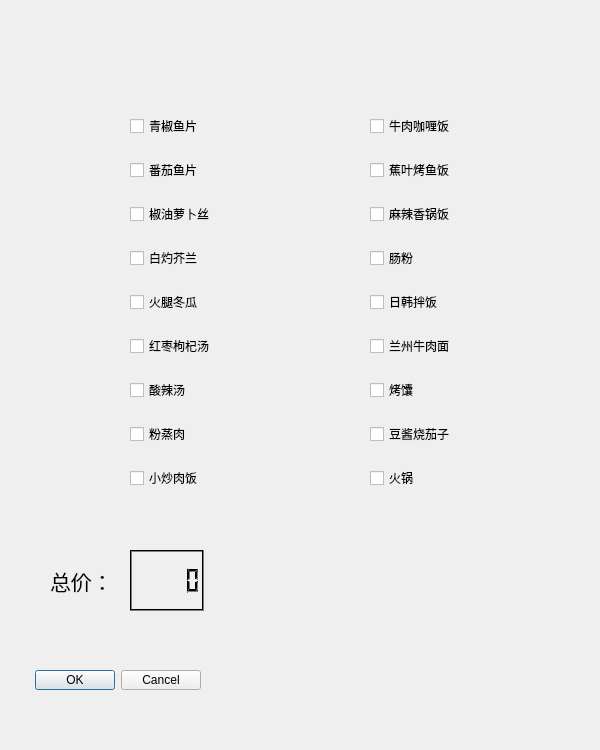
<?xml version="1.0" encoding="UTF-8"?>
<ui version="4.0">
 <class>subwindow</class>
 <widget class="QWidget" name="subwindow">
  <property name="geometry">
   <rect>
    <x>0</x>
    <y>0</y>
    <width>600</width>
    <height>750</height>
   </rect>
  </property>
  <property name="minimumSize">
   <size>
    <width>600</width>
    <height>750</height>
   </size>
  </property>
  <property name="maximumSize">
   <size>
    <width>600</width>
    <height>750</height>
   </size>
  </property>
  <property name="windowTitle">
   <string>Form</string>
  </property>
  <widget class="QLabel" name="label">
   <property name="geometry">
    <rect>
     <x>290</x>
     <y>520</y>
     <width>221</width>
     <height>181</height>
    </rect>
   </property>
   <property name="text">
    <string/>
   </property>
   <property name="textFormat">
    <enum>Qt::AutoText</enum>
   </property>
  </widget>
  <widget class="QDialogButtonBox" name="buttonBox">
   <property name="geometry">
    <rect>
     <x>10</x>
     <y>670</y>
     <width>191</width>
     <height>20</height>
    </rect>
   </property>
   <property name="standardButtons">
    <set>QDialogButtonBox::Cancel|QDialogButtonBox::Ok</set>
   </property>
  </widget>
  <widget class="QWidget" name="layoutWidget">
   <property name="geometry">
    <rect>
     <x>370</x>
     <y>100</y>
     <width>131</width>
     <height>411</height>
    </rect>
   </property>
   <layout class="QVBoxLayout" name="verticalLayout_2">
    <item>
     <widget class="QCheckBox" name="checkBox_17">
      <property name="text">
       <string>牛肉咖喱饭</string>
      </property>
     </widget>
    </item>
    <item>
     <widget class="QCheckBox" name="checkBox_16">
      <property name="text">
       <string>蕉叶烤鱼饭</string>
      </property>
     </widget>
    </item>
    <item>
     <widget class="QCheckBox" name="checkBox_10">
      <property name="text">
       <string>麻辣香锅饭</string>
      </property>
     </widget>
    </item>
    <item>
     <widget class="QCheckBox" name="checkBox_18">
      <property name="palette">
       <palette>
        <active>
         <colorrole role="WindowText">
          <brush brushstyle="SolidPattern">
           <color alpha="255">
            <red>255</red>
            <green>0</green>
            <blue>0</blue>
           </color>
          </brush>
         </colorrole>
         <colorrole role="Text">
          <brush brushstyle="SolidPattern">
           <color alpha="255">
            <red>0</red>
            <green>0</green>
            <blue>0</blue>
           </color>
          </brush>
         </colorrole>
         <colorrole role="ButtonText">
          <brush brushstyle="SolidPattern">
           <color alpha="255">
            <red>0</red>
            <green>0</green>
            <blue>0</blue>
           </color>
          </brush>
         </colorrole>
         <colorrole role="PlaceholderText">
          <brush brushstyle="SolidPattern">
           <color alpha="128">
            <red>0</red>
            <green>0</green>
            <blue>0</blue>
           </color>
          </brush>
         </colorrole>
        </active>
        <inactive>
         <colorrole role="WindowText">
          <brush brushstyle="SolidPattern">
           <color alpha="255">
            <red>255</red>
            <green>0</green>
            <blue>0</blue>
           </color>
          </brush>
         </colorrole>
         <colorrole role="Text">
          <brush brushstyle="SolidPattern">
           <color alpha="255">
            <red>0</red>
            <green>0</green>
            <blue>0</blue>
           </color>
          </brush>
         </colorrole>
         <colorrole role="ButtonText">
          <brush brushstyle="SolidPattern">
           <color alpha="255">
            <red>0</red>
            <green>0</green>
            <blue>0</blue>
           </color>
          </brush>
         </colorrole>
         <colorrole role="PlaceholderText">
          <brush brushstyle="SolidPattern">
           <color alpha="128">
            <red>0</red>
            <green>0</green>
            <blue>0</blue>
           </color>
          </brush>
         </colorrole>
        </inactive>
        <disabled>
         <colorrole role="WindowText">
          <brush brushstyle="SolidPattern">
           <color alpha="255">
            <red>0</red>
            <green>0</green>
            <blue>0</blue>
           </color>
          </brush>
         </colorrole>
         <colorrole role="Text">
          <brush brushstyle="SolidPattern">
           <color alpha="255">
            <red>0</red>
            <green>0</green>
            <blue>0</blue>
           </color>
          </brush>
         </colorrole>
         <colorrole role="ButtonText">
          <brush brushstyle="SolidPattern">
           <color alpha="255">
            <red>0</red>
            <green>0</green>
            <blue>0</blue>
           </color>
          </brush>
         </colorrole>
         <colorrole role="PlaceholderText">
          <brush brushstyle="SolidPattern">
           <color alpha="128">
            <red>0</red>
            <green>0</green>
            <blue>0</blue>
           </color>
          </brush>
         </colorrole>
        </disabled>
       </palette>
      </property>
      <property name="styleSheet">
       <string notr="true">color: black;</string>
      </property>
      <property name="text">
       <string>肠粉</string>
      </property>
     </widget>
    </item>
    <item>
     <widget class="QCheckBox" name="checkBox_7">
      <property name="text">
       <string>日韩拌饭</string>
      </property>
     </widget>
    </item>
    <item>
     <widget class="QCheckBox" name="checkBox_9">
      <property name="text">
       <string>兰州牛肉面</string>
      </property>
     </widget>
    </item>
    <item>
     <widget class="QCheckBox" name="checkBox_11">
      <property name="text">
       <string>烤馕</string>
      </property>
     </widget>
    </item>
    <item>
     <widget class="QCheckBox" name="checkBox_12">
      <property name="palette">
       <palette>
        <active>
         <colorrole role="WindowText">
          <brush brushstyle="SolidPattern">
           <color alpha="255">
            <red>255</red>
            <green>0</green>
            <blue>0</blue>
           </color>
          </brush>
         </colorrole>
         <colorrole role="Text">
          <brush brushstyle="SolidPattern">
           <color alpha="255">
            <red>0</red>
            <green>0</green>
            <blue>0</blue>
           </color>
          </brush>
         </colorrole>
         <colorrole role="ButtonText">
          <brush brushstyle="SolidPattern">
           <color alpha="255">
            <red>0</red>
            <green>0</green>
            <blue>0</blue>
           </color>
          </brush>
         </colorrole>
         <colorrole role="PlaceholderText">
          <brush brushstyle="SolidPattern">
           <color alpha="128">
            <red>0</red>
            <green>0</green>
            <blue>0</blue>
           </color>
          </brush>
         </colorrole>
        </active>
        <inactive>
         <colorrole role="WindowText">
          <brush brushstyle="SolidPattern">
           <color alpha="255">
            <red>255</red>
            <green>0</green>
            <blue>0</blue>
           </color>
          </brush>
         </colorrole>
         <colorrole role="Text">
          <brush brushstyle="SolidPattern">
           <color alpha="255">
            <red>0</red>
            <green>0</green>
            <blue>0</blue>
           </color>
          </brush>
         </colorrole>
         <colorrole role="ButtonText">
          <brush brushstyle="SolidPattern">
           <color alpha="255">
            <red>0</red>
            <green>0</green>
            <blue>0</blue>
           </color>
          </brush>
         </colorrole>
         <colorrole role="PlaceholderText">
          <brush brushstyle="SolidPattern">
           <color alpha="128">
            <red>0</red>
            <green>0</green>
            <blue>0</blue>
           </color>
          </brush>
         </colorrole>
        </inactive>
        <disabled>
         <colorrole role="WindowText">
          <brush brushstyle="SolidPattern">
           <color alpha="255">
            <red>0</red>
            <green>0</green>
            <blue>0</blue>
           </color>
          </brush>
         </colorrole>
         <colorrole role="Text">
          <brush brushstyle="SolidPattern">
           <color alpha="255">
            <red>0</red>
            <green>0</green>
            <blue>0</blue>
           </color>
          </brush>
         </colorrole>
         <colorrole role="ButtonText">
          <brush brushstyle="SolidPattern">
           <color alpha="255">
            <red>0</red>
            <green>0</green>
            <blue>0</blue>
           </color>
          </brush>
         </colorrole>
         <colorrole role="PlaceholderText">
          <brush brushstyle="SolidPattern">
           <color alpha="128">
            <red>0</red>
            <green>0</green>
            <blue>0</blue>
           </color>
          </brush>
         </colorrole>
        </disabled>
       </palette>
      </property>
      <property name="styleSheet">
       <string notr="true">color: black;</string>
      </property>
      <property name="text">
       <string>豆酱烧茄子</string>
      </property>
     </widget>
    </item>
    <item>
     <widget class="QCheckBox" name="checkBox_8">
      <property name="text">
       <string>火锅</string>
      </property>
     </widget>
    </item>
   </layout>
  </widget>
  <widget class="QWidget" name="layoutWidget">
   <property name="geometry">
    <rect>
     <x>130</x>
     <y>100</y>
     <width>104</width>
     <height>411</height>
    </rect>
   </property>
   <layout class="QVBoxLayout" name="verticalLayout">
    <item>
     <widget class="QCheckBox" name="checkBox_2">
      <property name="text">
       <string>青椒鱼片</string>
      </property>
     </widget>
    </item>
    <item>
     <widget class="QCheckBox" name="checkBox_3">
      <property name="palette">
       <palette>
        <active>
         <colorrole role="WindowText">
          <brush brushstyle="SolidPattern">
           <color alpha="255">
            <red>255</red>
            <green>0</green>
            <blue>0</blue>
           </color>
          </brush>
         </colorrole>
         <colorrole role="Text">
          <brush brushstyle="SolidPattern">
           <color alpha="255">
            <red>0</red>
            <green>0</green>
            <blue>0</blue>
           </color>
          </brush>
         </colorrole>
         <colorrole role="ButtonText">
          <brush brushstyle="SolidPattern">
           <color alpha="255">
            <red>0</red>
            <green>0</green>
            <blue>0</blue>
           </color>
          </brush>
         </colorrole>
         <colorrole role="PlaceholderText">
          <brush brushstyle="SolidPattern">
           <color alpha="128">
            <red>0</red>
            <green>0</green>
            <blue>0</blue>
           </color>
          </brush>
         </colorrole>
        </active>
        <inactive>
         <colorrole role="WindowText">
          <brush brushstyle="SolidPattern">
           <color alpha="255">
            <red>255</red>
            <green>0</green>
            <blue>0</blue>
           </color>
          </brush>
         </colorrole>
         <colorrole role="Text">
          <brush brushstyle="SolidPattern">
           <color alpha="255">
            <red>0</red>
            <green>0</green>
            <blue>0</blue>
           </color>
          </brush>
         </colorrole>
         <colorrole role="ButtonText">
          <brush brushstyle="SolidPattern">
           <color alpha="255">
            <red>0</red>
            <green>0</green>
            <blue>0</blue>
           </color>
          </brush>
         </colorrole>
         <colorrole role="PlaceholderText">
          <brush brushstyle="SolidPattern">
           <color alpha="128">
            <red>0</red>
            <green>0</green>
            <blue>0</blue>
           </color>
          </brush>
         </colorrole>
        </inactive>
        <disabled>
         <colorrole role="WindowText">
          <brush brushstyle="SolidPattern">
           <color alpha="255">
            <red>0</red>
            <green>0</green>
            <blue>0</blue>
           </color>
          </brush>
         </colorrole>
         <colorrole role="Text">
          <brush brushstyle="SolidPattern">
           <color alpha="255">
            <red>0</red>
            <green>0</green>
            <blue>0</blue>
           </color>
          </brush>
         </colorrole>
         <colorrole role="ButtonText">
          <brush brushstyle="SolidPattern">
           <color alpha="255">
            <red>0</red>
            <green>0</green>
            <blue>0</blue>
           </color>
          </brush>
         </colorrole>
         <colorrole role="PlaceholderText">
          <brush brushstyle="SolidPattern">
           <color alpha="128">
            <red>0</red>
            <green>0</green>
            <blue>0</blue>
           </color>
          </brush>
         </colorrole>
        </disabled>
       </palette>
      </property>
      <property name="styleSheet">
       <string notr="true">color: black;</string>
      </property>
      <property name="text">
       <string>番茄鱼片</string>
      </property>
     </widget>
    </item>
    <item>
     <widget class="QCheckBox" name="checkBox_4">
      <property name="text">
       <string>椒油萝卜丝</string>
      </property>
     </widget>
    </item>
    <item>
     <widget class="QCheckBox" name="checkBox_5">
      <property name="text">
       <string>白灼芥兰</string>
      </property>
     </widget>
    </item>
    <item>
     <widget class="QCheckBox" name="checkBox_6">
      <property name="text">
       <string>火腿冬瓜</string>
      </property>
     </widget>
    </item>
    <item>
     <widget class="QCheckBox" name="checkBox">
      <property name="styleSheet">
       <string notr="true">colo:rgb(0, 0, 0);</string>
      </property>
      <property name="text">
       <string>红枣枸杞汤</string>
      </property>
     </widget>
    </item>
    <item>
     <widget class="QCheckBox" name="checkBox_13">
      <property name="palette">
       <palette>
        <active>
         <colorrole role="WindowText">
          <brush brushstyle="SolidPattern">
           <color alpha="255">
            <red>255</red>
            <green>0</green>
            <blue>0</blue>
           </color>
          </brush>
         </colorrole>
         <colorrole role="Text">
          <brush brushstyle="SolidPattern">
           <color alpha="255">
            <red>0</red>
            <green>0</green>
            <blue>0</blue>
           </color>
          </brush>
         </colorrole>
         <colorrole role="ButtonText">
          <brush brushstyle="SolidPattern">
           <color alpha="255">
            <red>0</red>
            <green>0</green>
            <blue>0</blue>
           </color>
          </brush>
         </colorrole>
         <colorrole role="PlaceholderText">
          <brush brushstyle="SolidPattern">
           <color alpha="128">
            <red>0</red>
            <green>0</green>
            <blue>0</blue>
           </color>
          </brush>
         </colorrole>
        </active>
        <inactive>
         <colorrole role="WindowText">
          <brush brushstyle="SolidPattern">
           <color alpha="255">
            <red>255</red>
            <green>0</green>
            <blue>0</blue>
           </color>
          </brush>
         </colorrole>
         <colorrole role="Text">
          <brush brushstyle="SolidPattern">
           <color alpha="255">
            <red>0</red>
            <green>0</green>
            <blue>0</blue>
           </color>
          </brush>
         </colorrole>
         <colorrole role="ButtonText">
          <brush brushstyle="SolidPattern">
           <color alpha="255">
            <red>0</red>
            <green>0</green>
            <blue>0</blue>
           </color>
          </brush>
         </colorrole>
         <colorrole role="PlaceholderText">
          <brush brushstyle="SolidPattern">
           <color alpha="128">
            <red>0</red>
            <green>0</green>
            <blue>0</blue>
           </color>
          </brush>
         </colorrole>
        </inactive>
        <disabled>
         <colorrole role="WindowText">
          <brush brushstyle="SolidPattern">
           <color alpha="255">
            <red>0</red>
            <green>0</green>
            <blue>0</blue>
           </color>
          </brush>
         </colorrole>
         <colorrole role="Text">
          <brush brushstyle="SolidPattern">
           <color alpha="255">
            <red>0</red>
            <green>0</green>
            <blue>0</blue>
           </color>
          </brush>
         </colorrole>
         <colorrole role="ButtonText">
          <brush brushstyle="SolidPattern">
           <color alpha="255">
            <red>0</red>
            <green>0</green>
            <blue>0</blue>
           </color>
          </brush>
         </colorrole>
         <colorrole role="PlaceholderText">
          <brush brushstyle="SolidPattern">
           <color alpha="128">
            <red>0</red>
            <green>0</green>
            <blue>0</blue>
           </color>
          </brush>
         </colorrole>
        </disabled>
       </palette>
      </property>
      <property name="styleSheet">
       <string notr="true">color: black;</string>
      </property>
      <property name="text">
       <string>酸辣汤</string>
      </property>
     </widget>
    </item>
    <item>
     <widget class="QCheckBox" name="checkBox_14">
      <property name="text">
       <string>粉蒸肉</string>
      </property>
     </widget>
    </item>
    <item>
     <widget class="QCheckBox" name="checkBox_15">
      <property name="text">
       <string>小炒肉饭</string>
      </property>
     </widget>
    </item>
   </layout>
  </widget>
  <widget class="QWidget" name="layoutWidget">
   <property name="geometry">
    <rect>
     <x>50</x>
     <y>550</y>
     <width>154</width>
     <height>61</height>
    </rect>
   </property>
   <layout class="QHBoxLayout" name="horizontalLayout">
    <item>
     <widget class="QLabel" name="label_2">
      <property name="font">
       <font>
        <family>宋体</family>
        <pointsize>16</pointsize>
       </font>
      </property>
      <property name="text">
       <string>总价：</string>
      </property>
     </widget>
    </item>
    <item>
     <widget class="QLCDNumber" name="lcdNumber">
      <property name="palette">
       <palette>
        <active>
         <colorrole role="WindowText">
          <brush brushstyle="SolidPattern">
           <color alpha="255">
            <red>0</red>
            <green>0</green>
            <blue>0</blue>
           </color>
          </brush>
         </colorrole>
         <colorrole role="Button">
          <brush brushstyle="SolidPattern">
           <color alpha="255">
            <red>255</red>
            <green>255</green>
            <blue>255</blue>
           </color>
          </brush>
         </colorrole>
         <colorrole role="Light">
          <brush brushstyle="SolidPattern">
           <color alpha="255">
            <red>0</red>
            <green>0</green>
            <blue>0</blue>
           </color>
          </brush>
         </colorrole>
         <colorrole role="Midlight">
          <brush brushstyle="SolidPattern">
           <color alpha="255">
            <red>0</red>
            <green>0</green>
            <blue>0</blue>
           </color>
          </brush>
         </colorrole>
         <colorrole role="Dark">
          <brush brushstyle="SolidPattern">
           <color alpha="255">
            <red>127</red>
            <green>127</green>
            <blue>127</blue>
           </color>
          </brush>
         </colorrole>
         <colorrole role="Mid">
          <brush brushstyle="SolidPattern">
           <color alpha="255">
            <red>170</red>
            <green>170</green>
            <blue>170</blue>
           </color>
          </brush>
         </colorrole>
         <colorrole role="Text">
          <brush brushstyle="SolidPattern">
           <color alpha="255">
            <red>0</red>
            <green>0</green>
            <blue>0</blue>
           </color>
          </brush>
         </colorrole>
         <colorrole role="BrightText">
          <brush brushstyle="SolidPattern">
           <color alpha="255">
            <red>255</red>
            <green>255</green>
            <blue>255</blue>
           </color>
          </brush>
         </colorrole>
         <colorrole role="ButtonText">
          <brush brushstyle="SolidPattern">
           <color alpha="255">
            <red>0</red>
            <green>0</green>
            <blue>0</blue>
           </color>
          </brush>
         </colorrole>
         <colorrole role="Base">
          <brush brushstyle="SolidPattern">
           <color alpha="255">
            <red>255</red>
            <green>255</green>
            <blue>255</blue>
           </color>
          </brush>
         </colorrole>
         <colorrole role="Window">
          <brush brushstyle="SolidPattern">
           <color alpha="255">
            <red>255</red>
            <green>255</green>
            <blue>255</blue>
           </color>
          </brush>
         </colorrole>
         <colorrole role="Shadow">
          <brush brushstyle="SolidPattern">
           <color alpha="255">
            <red>0</red>
            <green>0</green>
            <blue>0</blue>
           </color>
          </brush>
         </colorrole>
         <colorrole role="AlternateBase">
          <brush brushstyle="SolidPattern">
           <color alpha="255">
            <red>255</red>
            <green>255</green>
            <blue>255</blue>
           </color>
          </brush>
         </colorrole>
         <colorrole role="ToolTipBase">
          <brush brushstyle="SolidPattern">
           <color alpha="255">
            <red>255</red>
            <green>255</green>
            <blue>220</blue>
           </color>
          </brush>
         </colorrole>
         <colorrole role="ToolTipText">
          <brush brushstyle="SolidPattern">
           <color alpha="255">
            <red>0</red>
            <green>0</green>
            <blue>0</blue>
           </color>
          </brush>
         </colorrole>
         <colorrole role="PlaceholderText">
          <brush brushstyle="SolidPattern">
           <color alpha="127">
            <red>0</red>
            <green>0</green>
            <blue>0</blue>
           </color>
          </brush>
         </colorrole>
         <colorrole role="Accent">
          <brush brushstyle="SolidPattern">
           <color alpha="255">
            <red>255</red>
            <green>255</green>
            <blue>255</blue>
           </color>
          </brush>
         </colorrole>
        </active>
        <inactive>
         <colorrole role="WindowText">
          <brush brushstyle="SolidPattern">
           <color alpha="255">
            <red>0</red>
            <green>0</green>
            <blue>0</blue>
           </color>
          </brush>
         </colorrole>
         <colorrole role="Button">
          <brush brushstyle="SolidPattern">
           <color alpha="255">
            <red>255</red>
            <green>255</green>
            <blue>255</blue>
           </color>
          </brush>
         </colorrole>
         <colorrole role="Light">
          <brush brushstyle="SolidPattern">
           <color alpha="255">
            <red>0</red>
            <green>0</green>
            <blue>0</blue>
           </color>
          </brush>
         </colorrole>
         <colorrole role="Midlight">
          <brush brushstyle="SolidPattern">
           <color alpha="255">
            <red>0</red>
            <green>0</green>
            <blue>0</blue>
           </color>
          </brush>
         </colorrole>
         <colorrole role="Dark">
          <brush brushstyle="SolidPattern">
           <color alpha="255">
            <red>127</red>
            <green>127</green>
            <blue>127</blue>
           </color>
          </brush>
         </colorrole>
         <colorrole role="Mid">
          <brush brushstyle="SolidPattern">
           <color alpha="255">
            <red>170</red>
            <green>170</green>
            <blue>170</blue>
           </color>
          </brush>
         </colorrole>
         <colorrole role="Text">
          <brush brushstyle="SolidPattern">
           <color alpha="255">
            <red>0</red>
            <green>0</green>
            <blue>0</blue>
           </color>
          </brush>
         </colorrole>
         <colorrole role="BrightText">
          <brush brushstyle="SolidPattern">
           <color alpha="255">
            <red>255</red>
            <green>255</green>
            <blue>255</blue>
           </color>
          </brush>
         </colorrole>
         <colorrole role="ButtonText">
          <brush brushstyle="SolidPattern">
           <color alpha="255">
            <red>0</red>
            <green>0</green>
            <blue>0</blue>
           </color>
          </brush>
         </colorrole>
         <colorrole role="Base">
          <brush brushstyle="SolidPattern">
           <color alpha="255">
            <red>255</red>
            <green>255</green>
            <blue>255</blue>
           </color>
          </brush>
         </colorrole>
         <colorrole role="Window">
          <brush brushstyle="SolidPattern">
           <color alpha="255">
            <red>255</red>
            <green>255</green>
            <blue>255</blue>
           </color>
          </brush>
         </colorrole>
         <colorrole role="Shadow">
          <brush brushstyle="SolidPattern">
           <color alpha="255">
            <red>0</red>
            <green>0</green>
            <blue>0</blue>
           </color>
          </brush>
         </colorrole>
         <colorrole role="AlternateBase">
          <brush brushstyle="SolidPattern">
           <color alpha="255">
            <red>255</red>
            <green>255</green>
            <blue>255</blue>
           </color>
          </brush>
         </colorrole>
         <colorrole role="ToolTipBase">
          <brush brushstyle="SolidPattern">
           <color alpha="255">
            <red>255</red>
            <green>255</green>
            <blue>220</blue>
           </color>
          </brush>
         </colorrole>
         <colorrole role="ToolTipText">
          <brush brushstyle="SolidPattern">
           <color alpha="255">
            <red>0</red>
            <green>0</green>
            <blue>0</blue>
           </color>
          </brush>
         </colorrole>
         <colorrole role="PlaceholderText">
          <brush brushstyle="SolidPattern">
           <color alpha="127">
            <red>0</red>
            <green>0</green>
            <blue>0</blue>
           </color>
          </brush>
         </colorrole>
         <colorrole role="Accent">
          <brush brushstyle="SolidPattern">
           <color alpha="255">
            <red>255</red>
            <green>255</green>
            <blue>255</blue>
           </color>
          </brush>
         </colorrole>
        </inactive>
        <disabled>
         <colorrole role="WindowText">
          <brush brushstyle="SolidPattern">
           <color alpha="255">
            <red>127</red>
            <green>127</green>
            <blue>127</blue>
           </color>
          </brush>
         </colorrole>
         <colorrole role="Button">
          <brush brushstyle="SolidPattern">
           <color alpha="255">
            <red>255</red>
            <green>255</green>
            <blue>255</blue>
           </color>
          </brush>
         </colorrole>
         <colorrole role="Light">
          <brush brushstyle="SolidPattern">
           <color alpha="255">
            <red>0</red>
            <green>0</green>
            <blue>0</blue>
           </color>
          </brush>
         </colorrole>
         <colorrole role="Midlight">
          <brush brushstyle="SolidPattern">
           <color alpha="255">
            <red>0</red>
            <green>0</green>
            <blue>0</blue>
           </color>
          </brush>
         </colorrole>
         <colorrole role="Dark">
          <brush brushstyle="SolidPattern">
           <color alpha="255">
            <red>127</red>
            <green>127</green>
            <blue>127</blue>
           </color>
          </brush>
         </colorrole>
         <colorrole role="Mid">
          <brush brushstyle="SolidPattern">
           <color alpha="255">
            <red>170</red>
            <green>170</green>
            <blue>170</blue>
           </color>
          </brush>
         </colorrole>
         <colorrole role="Text">
          <brush brushstyle="SolidPattern">
           <color alpha="255">
            <red>127</red>
            <green>127</green>
            <blue>127</blue>
           </color>
          </brush>
         </colorrole>
         <colorrole role="BrightText">
          <brush brushstyle="SolidPattern">
           <color alpha="255">
            <red>255</red>
            <green>255</green>
            <blue>255</blue>
           </color>
          </brush>
         </colorrole>
         <colorrole role="ButtonText">
          <brush brushstyle="SolidPattern">
           <color alpha="255">
            <red>127</red>
            <green>127</green>
            <blue>127</blue>
           </color>
          </brush>
         </colorrole>
         <colorrole role="Base">
          <brush brushstyle="SolidPattern">
           <color alpha="255">
            <red>255</red>
            <green>255</green>
            <blue>255</blue>
           </color>
          </brush>
         </colorrole>
         <colorrole role="Window">
          <brush brushstyle="SolidPattern">
           <color alpha="255">
            <red>255</red>
            <green>255</green>
            <blue>255</blue>
           </color>
          </brush>
         </colorrole>
         <colorrole role="Shadow">
          <brush brushstyle="SolidPattern">
           <color alpha="255">
            <red>0</red>
            <green>0</green>
            <blue>0</blue>
           </color>
          </brush>
         </colorrole>
         <colorrole role="AlternateBase">
          <brush brushstyle="SolidPattern">
           <color alpha="255">
            <red>255</red>
            <green>255</green>
            <blue>255</blue>
           </color>
          </brush>
         </colorrole>
         <colorrole role="ToolTipBase">
          <brush brushstyle="SolidPattern">
           <color alpha="255">
            <red>255</red>
            <green>255</green>
            <blue>220</blue>
           </color>
          </brush>
         </colorrole>
         <colorrole role="ToolTipText">
          <brush brushstyle="SolidPattern">
           <color alpha="255">
            <red>0</red>
            <green>0</green>
            <blue>0</blue>
           </color>
          </brush>
         </colorrole>
         <colorrole role="PlaceholderText">
          <brush brushstyle="SolidPattern">
           <color alpha="127">
            <red>127</red>
            <green>127</green>
            <blue>127</blue>
           </color>
          </brush>
         </colorrole>
         <colorrole role="Accent">
          <brush brushstyle="SolidPattern">
           <color alpha="255">
            <red>255</red>
            <green>255</green>
            <blue>255</blue>
           </color>
          </brush>
         </colorrole>
        </disabled>
       </palette>
      </property>
     </widget>
    </item>
   </layout>
  </widget>
 </widget>
 <resources/>
 <connections/>
</ui>
